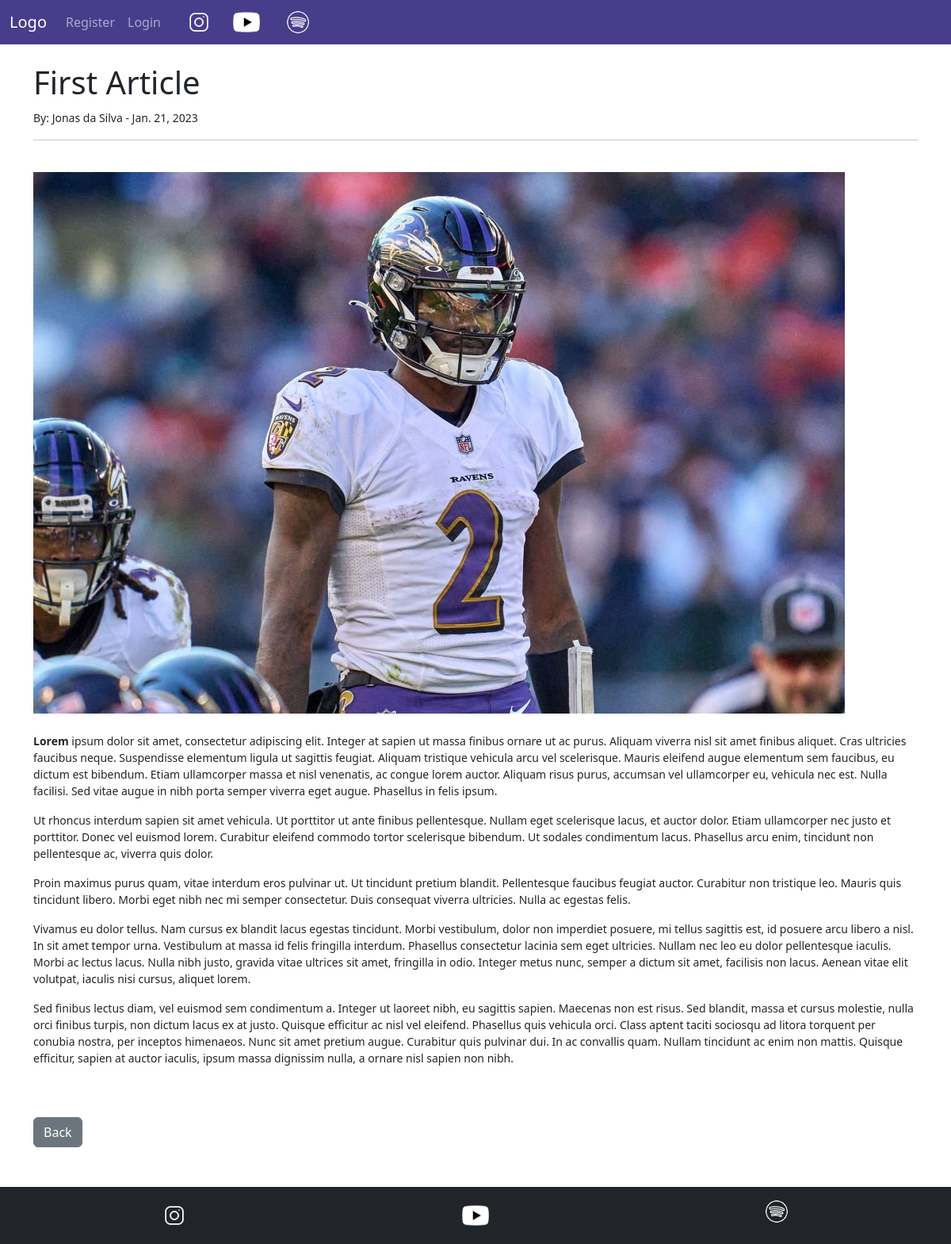
The app's page /article/1 with its own data.
### app/models.py (models this page shows, shortened)
class Article(models.Model):
    title = models.CharField(max_length=255)
    image = models.ImageField(upload_to='images/')
    title_tag = models.CharField(max_length=255)
    author = models.ForeignKey(User, on_delete=models.CASCADE)
    body = RichTextField(blank=True, null=True)
    article_date = models.DateField(auto_now_add=True)
    snippet = models.CharField(max_length=200, blank=True, null=True)

### app/views.py (the view)
# urls.py: path('article/<int:pk>', ArticleDetailView.as_view(), name='article'),
class ArticleDetailView(DetailView):
    model = Article
    template_name = 'articles.html'

### app/templates/articles.html (shortened to what this page needs)
{% extends 'base.html' %}
{% block content %}
<h1>{{ article.title }}</h1>
<small>By: {{ article.author.first_name }} {{ article.author.last_name }} -
    {{ article.article_date }}
<hr>
<br/>
{% if article.image %}
<img src='{{ article.image.url }}'>
<br/><br/>
{% endif %}
{{ article.body|safe }}
<br/><br/>
<a href="{% url 'home' %}" class="btn btn-secondary">Back</a>
{% endblock %}

### app/templates/base.html (style rules this page uses)
body { display: grid; grid-template-rows: 1fr auto; min-height: 100vh; }

### records on screen
Article: title "First Article", author.first_name "Jonas", author.last_name "da Silva", article_date "Jan. 21, 2023", image (picture), body "Lorem ipsum dolor sit amet, consectetur adipiscing elit. Integer at sapien ut massa finibus ornare ut ac purus. Aliquam viverra nisl sit amet finibus aliquet. Cras ultricies faucibus neque. Suspendisse elementum ligula ut sagittis feugiat. Aliquam tristique vehicula arcu vel scelerisque. Mauris eleifend augue elementum sem faucibus, eu dictum est bibendum. Etiam ullamcorper massa et nisl venenatis, ac congue lorem auctor. Aliquam risus purus, accumsan vel ullamcorper eu, vehicula nec est. Nulla facilisi. Sed vitae augue in nibh porta semper viverra eget augue. Phasellus in felis ipsum. Ut rhoncus interdum sapien sit amet vehicula. Ut porttitor ut ante finibus pellentesque. Nullam eget…"
